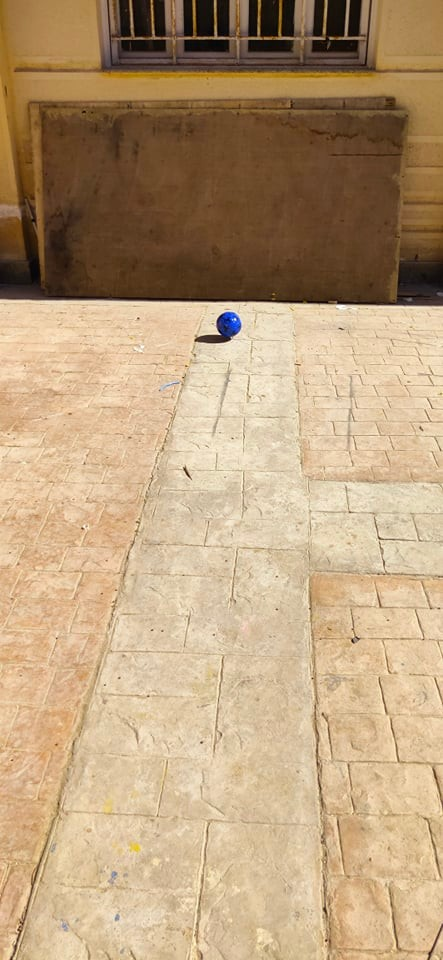
#> input picture images/b_001.jpg, 443 x 960 px
$ python detect.py
#> lines starting #> are read from the running program, lines starting #| are printed output that depends on the picture; after the words box and inside, x2 and y2 are one past the last pixel; in counts of white or black regions, pixels touching at a corner belong together
import cv2 as cv
import numpy as np

# Load the image
img = cv.imread('images/b_001.jpg')
#> img is the input picture: shape (960, 443, 3); mean B, G, R 123.6, 158.3, 185.9

# Apply median filtering to reduce noise
median_filtered = cv.medianBlur(img, 11)
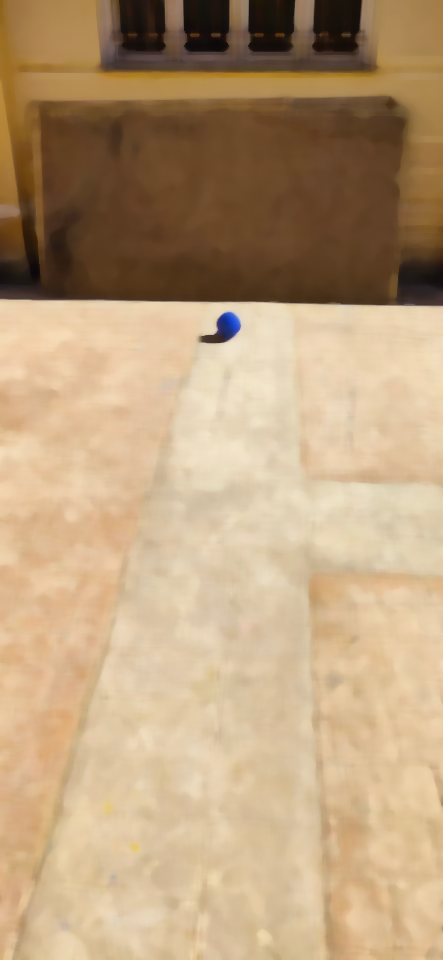
#> median_filtered: shape (960, 443, 3); mean B, G, R 124.6, 159.2, 186.9

# Convert the filtered image to HSV color space
hsv = cv.cvtColor(median_filtered, cv.COLOR_BGR2HSV)
#> hsv: shape (960, 443, 3); mean H, S, V 16.9, 95.6, 187

# Define the color range for the ball
lower_blue = np.array([110, 50, 50])
upper_blue = np.array([130, 255, 255])

# Threshold the HSV image to get the ball's color
ball_mask = cv.inRange(hsv, lower_blue, upper_blue)
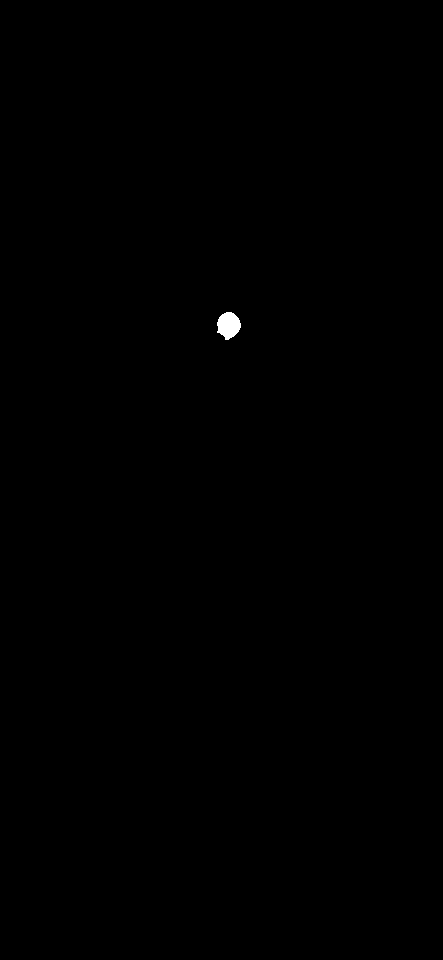
#> ball_mask: shape (960, 443); 0.11% white; 1 white region

# Find contours in the mask
contours, _ = cv.findContours(ball_mask, cv.RETR_EXTERNAL, cv.CHAIN_APPROX_SIMPLE)
#> contours = 1 contour; box (x1, y1, x2, y2) and area: (217, 312, 241, 340) 448

# Set a minimum contour area threshold to filter out small noise
min_contour_area = 425  # Adjust as needed

# Create an empty list to store outer rectangles
outer_rectangles = []

# Iterate through the detected contours and draw rectangles around larger objects
for contour in contours:
    contour_area = cv.contourArea(contour)
    if contour_area > min_contour_area:
        x, y, w, h = cv.boundingRect(contour)
        is_outer = True

        for rect in outer_rectangles:
            # Check if the current rectangle is completely contained within another
            if x >= rect[0] and y >= rect[1] and x + w <= rect[0] + rect[2] and y + h <= rect[1] + rect[3]:
                is_outer = False
                break

        if is_outer:
            # Remove any inner rectangles that are already in the list
            outer_rectangles = [rect for rect in outer_rectangles if not (rect[0] >= x and rect[1] >= y and rect[0] + rect[2] <= x + w and rect[1] + rect[3] <= y + h)]
            outer_rectangles.append((x, y, w, h))
#> this loop made 1 pass
#> (contour_area, x, y, w, h) on pass 1: (448, 217, 312, 24, 28)
#> after the loop, outer_rectangles = [(217, 312, 24, 28)]

# Draw the outermost rectangles on a copy of the original image
result_image = median_filtered.copy()
for x, y, w, h in outer_rectangles:
    cv.rectangle(result_image, (x, y), (x + w, y + h), (0, 255, 0), 2)
#> this loop made 1 pass
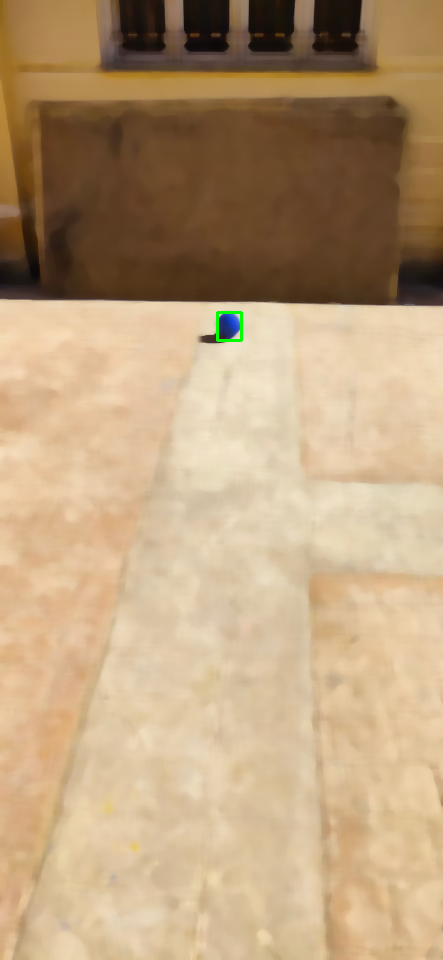
#> result_image: shape (960, 443, 3); 0.07% of pixels changed, all inside (x1, y1, x2, y2) = (216, 311, 243, 342)

# Display the original image with rectangles around the ball
cv.imshow('Image with Ball Detection', result_image)
cv.waitKey(0)
cv.destroyAllWindows()

$ run again, with images/b_000.jpg copied over images/b_001.jpg
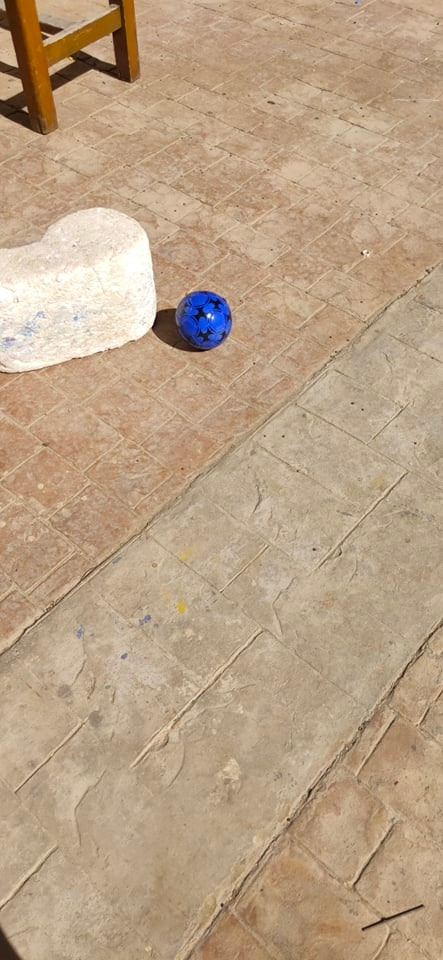
#> input picture images/b_000.jpg, 443 x 960 px
#> img is the input picture: shape (960, 443, 3); mean B, G, R 133.8, 161.4, 186.3
#> hsv: shape (960, 443, 3); mean H, S, V 16.8, 75.6, 187.7
#> `ball_mask = cv.inRange(hsv, lower_blue, upper_blue)`:
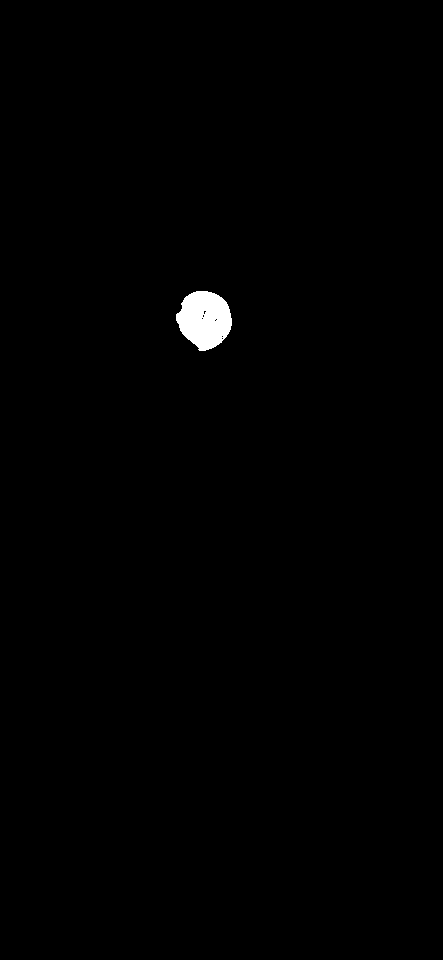
#> ball_mask: shape (960, 443); 0.58% white; 1 white region
#> contours = 1 contour; box (x1, y1, x2, y2) and area: (176, 291, 232, 351) 2380
#> the loop `for contour in contours:` made 1 pass
#> (contour_area, x, y, w, h) on pass 1: (2379.5, 176, 291, 56, 60)
#> after the loop `for contour in contours:`: outer_rectangles = [(176, 291, 56, 60)]
#> the loop `for x, y, w, h in outer_rectangles:` made 1 pass
#> after the loop `for x, y, w, h in outer_rectangles:`:
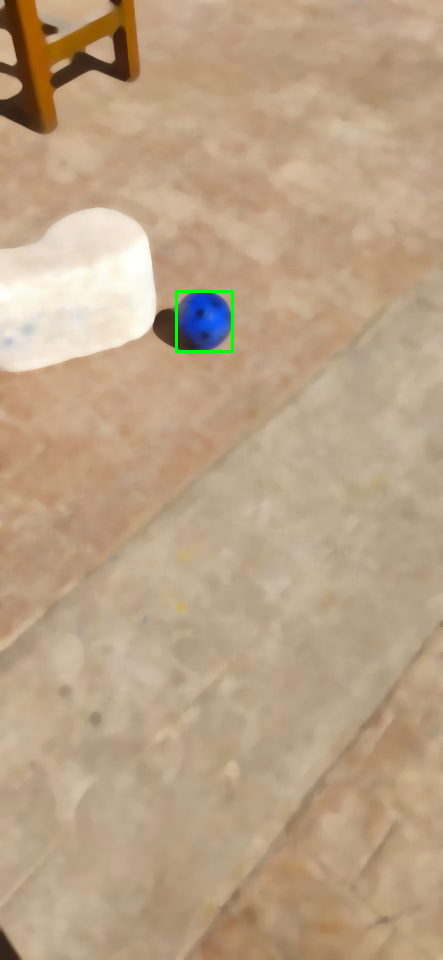
#> result_image: shape (960, 443, 3); mean B, G, R 134.1, 162.1, 186.7
